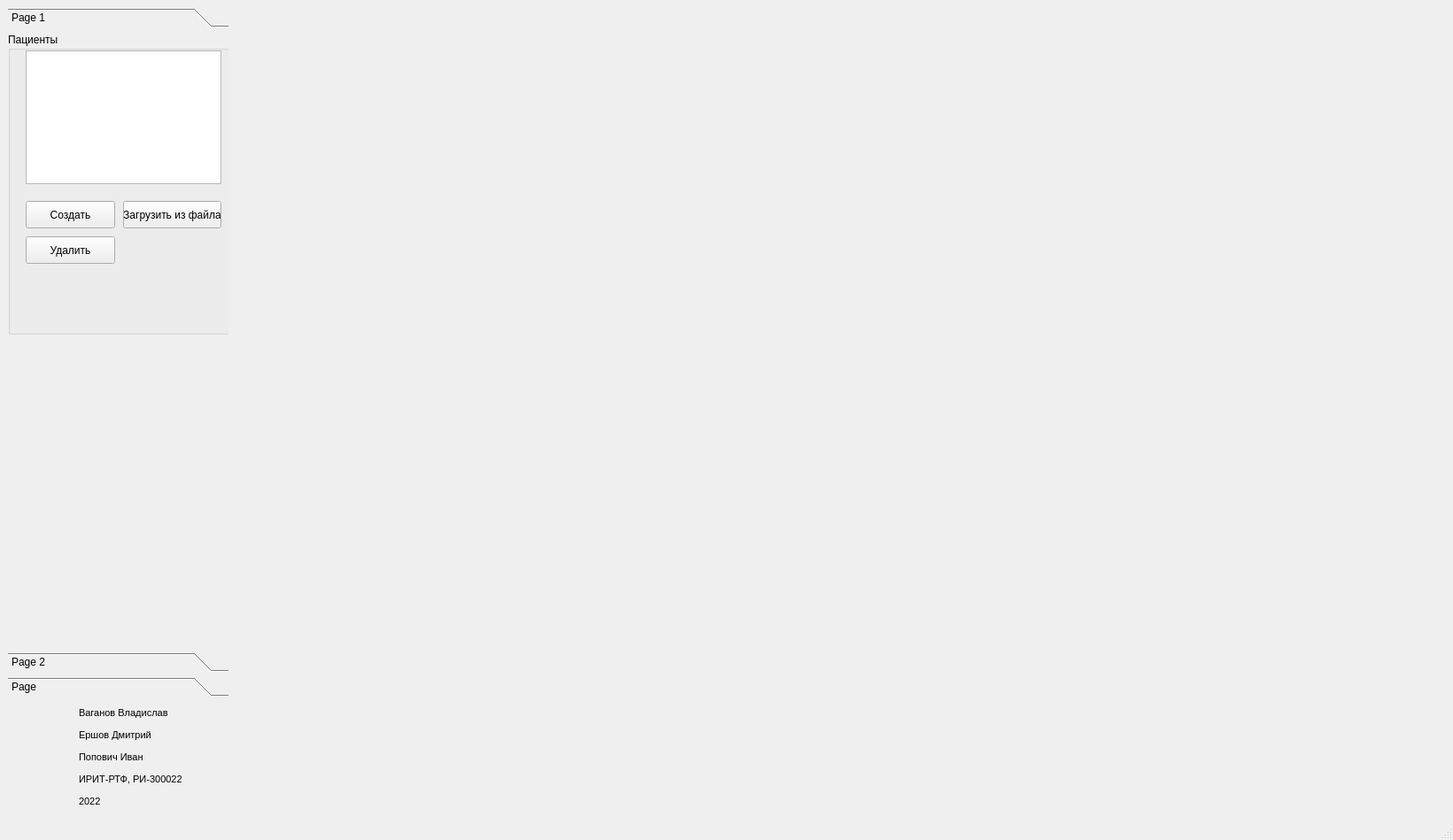
<?xml version="1.0" encoding="UTF-8"?>
<ui version="4.0">
 <class>MainWindow</class>
 <widget class="QMainWindow" name="MainWindow">
  <property name="geometry">
   <rect>
    <x>0</x>
    <y>0</y>
    <width>1641</width>
    <height>949</height>
   </rect>
  </property>
  <property name="windowTitle">
   <string>MainWindow</string>
  </property>
  <widget class="QWidget" name="centralwidget">
   <layout class="QGridLayout" name="gridLayout" columnstretch="2,10,1">
    <item row="0" column="1" rowspan="4" colspan="2">
     <layout class="QGridLayout" name="graph_layout">
      <property name="spacing">
       <number>0</number>
      </property>
     </layout>
    </item>
    <item row="2" column="0">
     <widget class="QLabel" name="label">
      <property name="text">
       <string>&lt;!DOCTYPE HTML PUBLIC &quot;-//W3C//DTD HTML 4.0//EN&quot; &quot;http://www.w3.org/TR/REC-html40/strict.dtd&quot;&gt;
&lt;html&gt;&lt;head&gt;&lt;meta name=&quot;qrichtext&quot; content=&quot;1&quot; /&gt;&lt;style type=&quot;text/css&quot;&gt;
p, li { white-space: pre-wrap; }
&lt;/style&gt;&lt;/head&gt;&lt;body style=&quot; font-family:'MS Shell Dlg 2'; font-size:8pt; font-weight:400; font-style:normal;&quot;&gt;
&lt;p style=&quot; margin-top:12px; margin-bottom:12px; margin-left:0px; margin-right:0px; -qt-block-indent:0; text-indent:0px;&quot;&gt;	Ваганов Владислав &lt;/p&gt;
&lt;p style=&quot; margin-top:12px; margin-bottom:12px; margin-left:0px; margin-right:0px; -qt-block-indent:0; text-indent:0px;&quot;&gt;	Ершов Дмитрий&lt;/p&gt;
&lt;p style=&quot; margin-top:12px; margin-bottom:12px; margin-left:0px; margin-right:0px; -qt-block-indent:0; text-indent:0px;&quot;&gt;	Попович Иван&lt;/p&gt;
&lt;p style=&quot; margin-top:12px; margin-bottom:12px; margin-left:0px; margin-right:0px; -qt-block-indent:0; text-indent:0px;&quot;&gt;	ИРИТ-РТФ, РИ-300022&lt;/p&gt;
&lt;p style=&quot; margin-top:12px; margin-bottom:12px; margin-left:0px; margin-right:0px; -qt-block-indent:0; text-indent:0px;&quot;&gt;	2022&lt;/p&gt;&lt;/body&gt;&lt;/html&gt;</string>
      </property>
     </widget>
    </item>
    <item row="0" column="0">
     <widget class="QToolBox" name="toolBox">
      <property name="currentIndex">
       <number>0</number>
      </property>
      <widget class="QWidget" name="page">
       <property name="geometry">
        <rect>
         <x>0</x>
         <y>0</y>
         <width>249</width>
         <height>690</height>
        </rect>
       </property>
       <attribute name="label">
        <string>Page 1</string>
       </attribute>
       <widget class="QGroupBox" name="groupBox">
        <property name="geometry">
         <rect>
          <x>0</x>
          <y>0</y>
          <width>261</width>
          <height>341</height>
         </rect>
        </property>
        <property name="title">
         <string>Пациенты</string>
        </property>
        <widget class="QListWidget" name="patients_list">
         <property name="geometry">
          <rect>
           <x>20</x>
           <y>20</y>
           <width>221</width>
           <height>151</height>
          </rect>
         </property>
        </widget>
        <widget class="QPushButton" name="patient_create_btn">
         <property name="geometry">
          <rect>
           <x>20</x>
           <y>190</y>
           <width>101</width>
           <height>31</height>
          </rect>
         </property>
         <property name="text">
          <string>Создать</string>
         </property>
        </widget>
        <widget class="QPushButton" name="patient_delete_btn">
         <property name="geometry">
          <rect>
           <x>20</x>
           <y>230</y>
           <width>101</width>
           <height>31</height>
          </rect>
         </property>
         <property name="text">
          <string>Удалить</string>
         </property>
        </widget>
        <widget class="QPushButton" name="load_from_file_btn">
         <property name="geometry">
          <rect>
           <x>130</x>
           <y>190</y>
           <width>111</width>
           <height>31</height>
          </rect>
         </property>
         <property name="text">
          <string>Загрузить из файла</string>
         </property>
        </widget>
       </widget>
      </widget>
      <widget class="QWidget" name="page_2">
       <property name="geometry">
        <rect>
         <x>0</x>
         <y>0</y>
         <width>249</width>
         <height>690</height>
        </rect>
       </property>
       <attribute name="label">
        <string>Page 2</string>
       </attribute>
       <widget class="QGroupBox" name="groupBox_2">
        <property name="geometry">
         <rect>
          <x>10</x>
          <y>30</y>
          <width>171</width>
          <height>311</height>
         </rect>
        </property>
        <property name="title">
         <string>Анализы</string>
        </property>
        <widget class="QListWidget" name="analysis_list">
         <property name="geometry">
          <rect>
           <x>20</x>
           <y>20</y>
           <width>131</width>
           <height>151</height>
          </rect>
         </property>
        </widget>
        <widget class="QPushButton" name="analisys_select_btn">
         <property name="geometry">
          <rect>
           <x>20</x>
           <y>180</y>
           <width>131</width>
           <height>31</height>
          </rect>
         </property>
         <property name="text">
          <string>Просмотреть</string>
         </property>
        </widget>
        <widget class="QPushButton" name="analysis_create_btn">
         <property name="geometry">
          <rect>
           <x>20</x>
           <y>220</y>
           <width>131</width>
           <height>31</height>
          </rect>
         </property>
         <property name="text">
          <string>Создать</string>
         </property>
        </widget>
        <widget class="QPushButton" name="analysis_delete_btn">
         <property name="geometry">
          <rect>
           <x>20</x>
           <y>260</y>
           <width>131</width>
           <height>31</height>
          </rect>
         </property>
         <property name="text">
          <string>Удалить</string>
         </property>
        </widget>
       </widget>
       <widget class="QGroupBox" name="groupBox_3">
        <property name="geometry">
         <rect>
          <x>10</x>
          <y>350</y>
          <width>171</width>
          <height>201</height>
         </rect>
        </property>
        <property name="title">
         <string>Графики</string>
        </property>
        <widget class="QPushButton" name="tb_graph_btn">
         <property name="geometry">
          <rect>
           <x>10</x>
           <y>160</y>
           <width>75</width>
           <height>23</height>
          </rect>
         </property>
         <property name="text">
          <string>Построить</string>
         </property>
        </widget>
        <widget class="QComboBox" name="comboBox">
         <property name="geometry">
          <rect>
           <x>10</x>
           <y>20</y>
           <width>151</width>
           <height>31</height>
          </rect>
         </property>
         <item>
          <property name="text">
           <string>Радиальные</string>
          </property>
         </item>
         <item>
          <property name="text">
           <string>Линейный по времени</string>
          </property>
         </item>
         <item>
          <property name="text">
           <string>Цитокиновые пары</string>
          </property>
         </item>
        </widget>
        <widget class="QLineEdit" name="graph_start_edit">
         <property name="enabled">
          <bool>false</bool>
         </property>
         <property name="geometry">
          <rect>
           <x>40</x>
           <y>60</y>
           <width>121</width>
           <height>21</height>
          </rect>
         </property>
        </widget>
        <widget class="QLineEdit" name="graph_end_edit">
         <property name="enabled">
          <bool>false</bool>
         </property>
         <property name="geometry">
          <rect>
           <x>40</x>
           <y>90</y>
           <width>121</width>
           <height>21</height>
          </rect>
         </property>
        </widget>
        <widget class="QLabel" name="label_2">
         <property name="geometry">
          <rect>
           <x>20</x>
           <y>60</y>
           <width>47</width>
           <height>13</height>
          </rect>
         </property>
         <property name="text">
          <string>От</string>
         </property>
        </widget>
        <widget class="QLabel" name="label_3">
         <property name="geometry">
          <rect>
           <x>20</x>
           <y>90</y>
           <width>47</width>
           <height>13</height>
          </rect>
         </property>
         <property name="text">
          <string>До</string>
         </property>
        </widget>
       </widget>
       <widget class="QPushButton" name="patient_select_btn">
        <property name="geometry">
         <rect>
          <x>10</x>
          <y>570</y>
          <width>121</width>
          <height>31</height>
         </rect>
        </property>
        <property name="text">
         <string>Сезонная динамика</string>
        </property>
       </widget>
      </widget>
      <widget class="QWidget" name="page_3">
       <property name="geometry">
        <rect>
         <x>0</x>
         <y>0</y>
         <width>249</width>
         <height>690</height>
        </rect>
       </property>
       <attribute name="label">
        <string>Page</string>
       </attribute>
       <widget class="QPushButton" name="diagnosis_btn">
        <property name="geometry">
         <rect>
          <x>0</x>
          <y>10</y>
          <width>161</width>
          <height>31</height>
         </rect>
        </property>
        <property name="text">
         <string>Составить диагноз</string>
        </property>
       </widget>
       <widget class="QTextEdit" name="diagnosis_edit">
        <property name="geometry">
         <rect>
          <x>0</x>
          <y>70</y>
          <width>221</width>
          <height>281</height>
         </rect>
        </property>
       </widget>
      </widget>
     </widget>
    </item>
   </layout>
  </widget>
  <widget class="QStatusBar" name="statusbar"/>
  <widget class="QMenuBar" name="menubar">
   <property name="geometry">
    <rect>
     <x>0</x>
     <y>0</y>
     <width>1641</width>
     <height>21</height>
    </rect>
   </property>
  </widget>
  <action name="actionOpenCalculator">
   <property name="text">
    <string>Калькулятор рекомендаций</string>
   </property>
  </action>
 </widget>
 <resources/>
 <connections/>
</ui>
